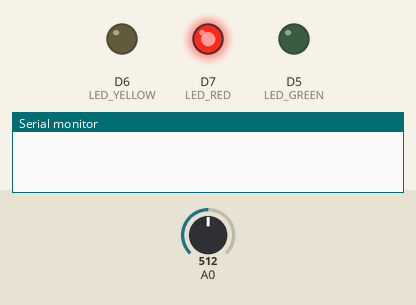
The program below on a simulated ESP8266 (Wemos D1 mini). Shown: output pins drawn as LEDs (lit = HIGH), the last lines printed to the serial monitor. The test bench sets the inputs (shaded band); at power-on: A0 = 512.

Above: at 1.2 s.
1.3 s: A0 set to 503
At 2.3 s:
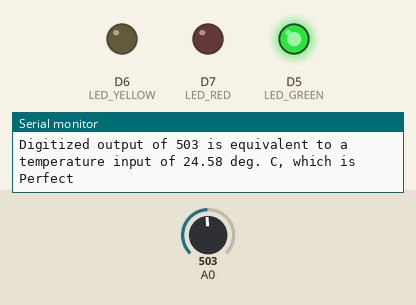
2.8 s: A0 set to 317
4.3 s: A0 set to 298
At 4.7 s:
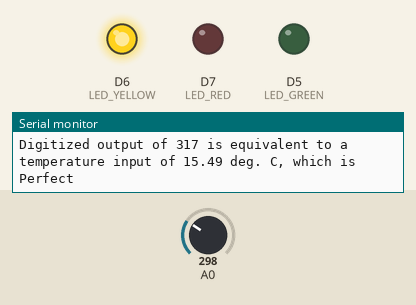
5.8 s: A0 set to 511
At 7.1 s:
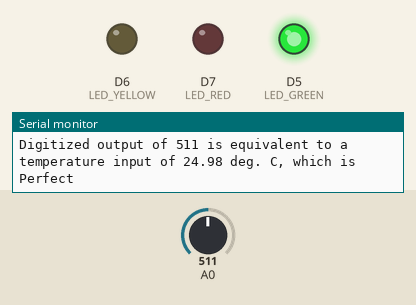
Timing chart, 0 to 8.3 s (numbered marks = the images above; inputs shaded):
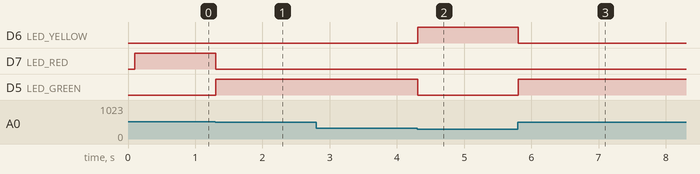

The program:

main.cpp
```cpp
/*Statement of Authorship
I, Sarbjot Singh(0307838), certify that this is my own work and that I have not copied it from any other source.

COMP 5163 - Internet of Things Programming
Lab : Analog Signals
*/

#include <Arduino.h>

const int LED_GREEN = D5;
const int LED_YELLOW = D6;
const int LED_RED = D7;


const int ADC_MAX = 1023;


const float TEMP_MIN = 0.0;
const float TEMP_MAX = 50.0;


const unsigned long PRINT_INTERVAL_MS = 2000;
const unsigned long LED_INTERVAL_MS = 100;

unsigned long lastPrint = 0;
unsigned long lastLed = 0;


float digitizedToTemperature(int iVal)
{
  return TEMP_MIN + ((float)iVal / ADC_MAX) * (TEMP_MAX - TEMP_MIN);
}


String judgeTemperature(float temp)
{
  if (temp < 10.0)
    return "Cold!";
  else if (temp < 15.0)
    return "Cool";
  else if (temp < 25.0)
    return "Perfect";
  else if (temp < 30.0)
    return "Warm";
  else if (temp <= 35.0)
    return "Hot";
  else
    return "Too Hot!";
}


void updateLeds(float temp)
{
  digitalWrite(LED_YELLOW, temp < 15.0 ? HIGH : LOW);
  digitalWrite(LED_GREEN, (temp >= 15.0 && temp < 25.0) ? HIGH : LOW);
  digitalWrite(LED_RED, temp >= 25.0 ? HIGH : LOW);
}

void setup()
{

  Serial.begin(115200);


  pinMode(LED_GREEN, OUTPUT);
  pinMode(LED_YELLOW, OUTPUT);
  pinMode(LED_RED, OUTPUT);
  digitalWrite(LED_GREEN, LOW);
  digitalWrite(LED_YELLOW, LOW);
  digitalWrite(LED_RED, LOW);
}

void loop()
{
  unsigned long now = millis();


  int iVal = analogRead(A0);


  float temp = digitizedToTemperature(iVal);


  if (now - lastLed >= LED_INTERVAL_MS)
  {
    lastLed = now;
    updateLeds(temp);
  }


  if (now - lastPrint >= PRINT_INTERVAL_MS)
  {
    lastPrint = now;

    Serial.println("Digitized output of " + String(iVal) +
                   " is equivalent to a temperature input of " +
                   String(temp, 2) + " deg. C, which is " +
                   judgeTemperature(temp));
  }
}
```

Measured:
- the behaviour switches between 512 and 511 on A0 (found by bisection; images 0 and 1)
- the behaviour switches between 307 and 306 on A0 (found by bisection; images 1 and 2)
- after the input at 1.3 s, D7 (LED_RED): HIGH → LOW at once; D5 (LED_GREEN): LOW → HIGH at once
- after the input at 4.3 s, D6 (LED_YELLOW): LOW → HIGH at once; D5 (LED_GREEN): HIGH → LOW at once
- after the input at 5.8 s, D6 (LED_YELLOW): HIGH → LOW at once; D5 (LED_GREEN): LOW → HIGH at once
